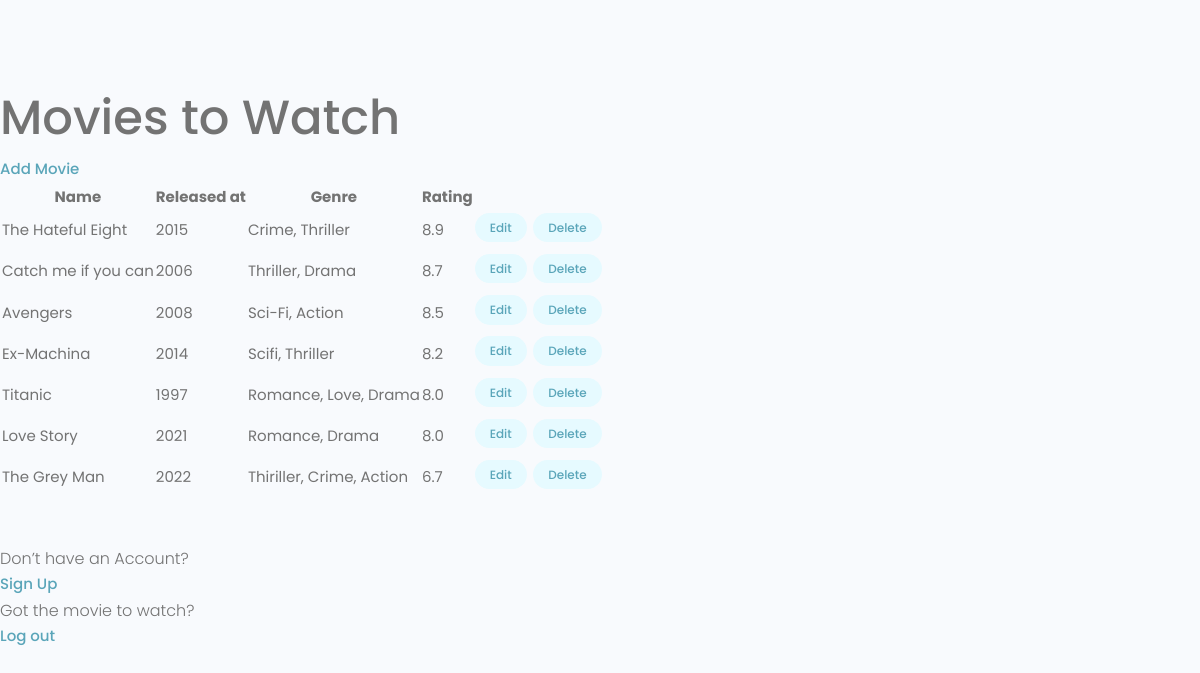
The app's page / (signed in) with its own data.
### movies/models.py (models this page shows, shortened)
class Movie(models.Model):
    name = models.CharField(max_length=100)
    released_at = models.IntegerField(null=True, blank=True)
    genre = models.CharField(max_length=50, blank=True, null=True)
    rating = models.DecimalField(default=0.0, decimal_places=1,max_digits=2, null=True, blank=True)
    created = models.DateTimeField(auto_now_add=True)
    id = models.UUIDField(default=uuid.uuid4, unique=True,
                          primary_key=True, editable=False)
    class Meta:
        ordering = ['-rating']

### movies/views.py (the view)
# urls.py: path('', views.movies, name='movies'),
def movies(request):
    results = Movie.objects.all()
    context = {'movies': results}
    return render(request, 'movies_list.html', context)

### movies/templates/movies_list.html (shortened to what this page needs)
{% extends 'main.html' %}
{% block content %}
<main class="formPage my-xl">
    <div class="content-box">
        <div class='formWrapper'>
            <h1>Movies to Watch</h1>
            <div>
                {% if request.user.is_staff %}
                <a href="{% url 'add-movie' %}">Add Movie</a>
                {% endif %}
            </div>
            <table class="settings__table">
                <tr>
                    <th>Name</th>
                    <th>Released at</th>
                    <th>Genre</th>
                    <th>Rating</th>
                </tr>
                {% for movie in movies %}
                <tr>
                    <td>
                        {{ movie.name }}
                    </td>
                    <td>
                        {{ movie.released_at }}
                    </td>
                    <td>
                        {{ movie.genre }}
                    </td>
                    <td>
                        {{ movie.rating }}
                    </td>
                    {% if perms.movies.modify_movie %}
                    <td class="settings__tableActions">
                        <a class="tag tag--pill tag--main settings__btn" href="{% url 'update-movie' movie.id %}">Edit</a>
                        <a class="tag tag--pill tag--main settings__btn" href="{% url 'delete-movie' movie.id %}">Delete</a>
                    </td>
                    {% endif %}
                </tr>
                {% endfor %}
            </table>
            <br>
            <br>
            <div class="auth__alternative">
                <p>Don’t have an Account?</p>
                <a href="{% url 'register' %}">Sign Up</a>
            </div>
            <div class="auth__alternative">
                <p>Got the movie to watch?</p>
                <a href="{% url 'logout' %}">Log out</a>
            </div>
        </div>
    </div>
</main>
{% endblock content %}

### static/uikit/styles/modules/_variables.css (style rules this page uses)
:root { --color-main: #5aa5b9; --color-main-light: #e6faff; --color-sub: #3f4156; --color-sub-light: #51546e; --color-sub-lighter: #ededfd; --color-text: #737373; --color-gray: #8b8b8b; --color-light: #e5e7eb; --color-light-gray: #767676; --color-bg: #f8fafd; --color-white: #fffefd; --color-white-light: #f3f3f3; --color-success: #359e64; --color-success-bg: #def8e8; --color-error: #fc4b0b; --color-error-bg: #fff2ee; --font-base: 'Poppins', arial, helvetica, 'Segoe UI', roboto, ubuntu, sans-serif; --font-monospace: 'Fira Code', 'Courier New', courier, monospace; --font-regular: 300; --font-medium: 500; --font-bold: 700; --generic-shadow: 1px 1px 5px #00000010; --generic-transition: all 0.3s ease-in-out; }

### static/uikit/styles/modules/_base.css (style rules this page uses)
* { margin: 0; padding: 0; box-sizing: border-box; text-rendering: optimizeLegibility; color: inherit; font-size: inherit; }
html { font-size: 50%; }
@media only screen and (min-width: 480px) { html { font-size: 56.25%; } }
@media only screen and (min-width: 1200px) { html { font-size: 62.5%; } }
body { line-height: 1.6; font-weight: 400; font-size: 1.5rem; color: var(--color-text); background-color: var(--color-bg); min-height: 100vh; }

### static/uikit/styles/modules/_typography.css (style rules this page uses)
* { font-family: var(--font-base); }
h1 { font-size: 4.8rem; font-weight: var(--font-medium); }
p, span, strong { font-size: 1.6rem; color: var(--color-text); font-weight: var(--font-regular); }
a { padding-bottom: 2px; text-decoration: none; display: inline-block; color: var(--color-main); font-weight: var(--font-medium); }

### static/uikit/styles/modules/_utilities.css (style rules this page uses)
.my-xl { margin: 8rem auto; }

### static/uikit/styles/modules/_tag.css (style rules this page uses)
.tag { display: inline-flex; align-items: center; background-color: var(--color-sub); height: -webkit-fit-content; height: -moz-fit-content; height: fit-content; width: -webkit-fit-content; width: -moz-fit-content; width: fit-content; border-radius: 0.5rem; padding: 0.5rem 1.5rem; font-size: 1.2rem; cursor: pointer; }
.tag:not(:last-child) { margin-right: 0.25rem; margin-bottom: 0.75rem; }
.tag--pill { border-radius: 5rem; }
.tag--main, .tag--main > small { background: var(--color-main-light); color: var(--color-main); font-weight: 500; }

### records on screen
Movie: name "The Hateful Eight", released_at "2015", genre "Crime, Thriller", rating "8.9"
Movie: name "Catch me if you can", released_at "2006", genre "Thriller, Drama", rating "8.7"
Movie: name "Avengers", released_at "2008", genre "Sci-Fi, Action", rating "8.5"
Movie: name "Ex-Machina", released_at "2014", genre "Scifi, Thriller", rating "8.2"
Movie: name "Titanic", released_at "1997", genre "Romance, Love, Drama", rating "8.0"
Movie: name "Love Story", released_at "2021", genre "Romance, Drama", rating "8.0"
Movie: name "The Grey Man", released_at "2022", genre "Thiriller, Crime, Action", rating "6.7"
